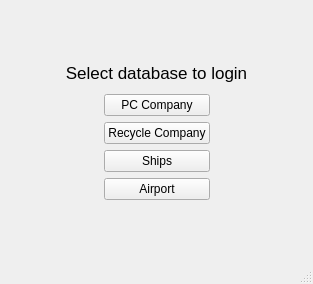
<?xml version="1.0" encoding="UTF-8"?>
<ui version="4.0">
 <class>MainWindow</class>
 <widget class="QMainWindow" name="MainWindow">
  <property name="geometry">
   <rect>
    <x>0</x>
    <y>0</y>
    <width>313</width>
    <height>284</height>
   </rect>
  </property>
  <property name="windowTitle">
   <string>MainWindow</string>
  </property>
  <widget class="QWidget" name="centralwidget">
   <layout class="QVBoxLayout" name="verticalLayout">
    <item>
     <spacer name="verticalSpacer">
      <property name="orientation">
       <enum>Qt::Orientation::Vertical</enum>
      </property>
      <property name="sizeHint" stdset="0">
       <size>
        <width>20</width>
        <height>40</height>
       </size>
      </property>
     </spacer>
    </item>
    <item>
     <widget class="QLabel" name="label">
      <property name="font">
       <font>
        <pointsize>13</pointsize>
       </font>
      </property>
      <property name="text">
       <string>Select database to login</string>
      </property>
      <property name="scaledContents">
       <bool>false</bool>
      </property>
      <property name="alignment">
       <set>Qt::AlignmentFlag::AlignCenter</set>
      </property>
      <property name="wordWrap">
       <bool>true</bool>
      </property>
     </widget>
    </item>
    <item>
     <layout class="QHBoxLayout" name="horizontalLayout">
      <property name="topMargin">
       <number>5</number>
      </property>
      <item>
       <spacer name="horizontalSpacer">
        <property name="orientation">
         <enum>Qt::Orientation::Horizontal</enum>
        </property>
        <property name="sizeHint" stdset="0">
         <size>
          <width>40</width>
          <height>20</height>
         </size>
        </property>
       </spacer>
      </item>
      <item>
       <layout class="QVBoxLayout" name="verticalLayout_3">
        <item>
         <widget class="QPushButton" name="btnPcCompany">
          <property name="text">
           <string>PC Company</string>
          </property>
         </widget>
        </item>
        <item>
         <widget class="QPushButton" name="btnRecycle">
          <property name="text">
           <string>Recycle Company</string>
          </property>
         </widget>
        </item>
        <item>
         <widget class="QPushButton" name="btnShips">
          <property name="text">
           <string>Ships</string>
          </property>
         </widget>
        </item>
        <item>
         <widget class="QPushButton" name="btnAirport">
          <property name="text">
           <string>Airport</string>
          </property>
         </widget>
        </item>
       </layout>
      </item>
      <item>
       <spacer name="horizontalSpacer_2">
        <property name="orientation">
         <enum>Qt::Orientation::Horizontal</enum>
        </property>
        <property name="sizeHint" stdset="0">
         <size>
          <width>40</width>
          <height>20</height>
         </size>
        </property>
       </spacer>
      </item>
     </layout>
    </item>
    <item>
     <spacer name="verticalSpacer_2">
      <property name="orientation">
       <enum>Qt::Orientation::Vertical</enum>
      </property>
      <property name="sizeHint" stdset="0">
       <size>
        <width>20</width>
        <height>40</height>
       </size>
      </property>
     </spacer>
    </item>
   </layout>
  </widget>
  <widget class="QMenuBar" name="menubar">
   <property name="geometry">
    <rect>
     <x>0</x>
     <y>0</y>
     <width>313</width>
     <height>22</height>
    </rect>
   </property>
  </widget>
  <widget class="QStatusBar" name="statusbar"/>
 </widget>
 <resources/>
 <connections/>
</ui>
